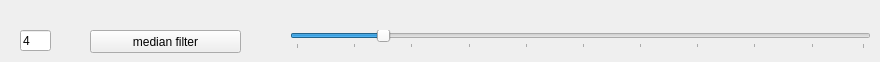
     <widget class="QWidget" name="tab_5">
      <attribute name="title">
       <string>Median Blur</string>
      </attribute>
      <widget class="QSlider" name="hSlider_median">
       <property name="geometry">
        <rect>
         <x>290</x>
         <y>30</y>
         <width>581</width>
         <height>19</height>
        </rect>
       </property>
       <property name="focusPolicy">
        <enum>Qt::TabFocus</enum>
       </property>
       <property name="accessibleDescription">
        <string/>
       </property>
       <property name="minimum">
        <number>0</number>
       </property>
       <property name="maximum">
        <number>99</number>
       </property>
       <property name="pageStep">
        <number>10</number>
       </property>
       <property name="value">
        <number>15</number>
       </property>
       <property name="sliderPosition">
        <number>15</number>
       </property>
       <property name="orientation">
        <enum>Qt::Horizontal</enum>
       </property>
       <property name="tickPosition">
        <enum>QSlider::TicksBelow</enum>
       </property>
       <property name="tickInterval">
        <number>10</number>
       </property>
      </widget>
      <widget class="QPushButton" name="medianButton">
       <property name="geometry">
        <rect>
         <x>90</x>
         <y>30</y>
         <width>151</width>
         <height>23</height>
        </rect>
       </property>
       <property name="text">
        <string>median filter</string>
       </property>
      </widget>
      <widget class="QLineEdit" name="medianBox">
       <property name="geometry">
        <rect>
         <x>20</x>
         <y>30</y>
         <width>31</width>
         <height>21</height>
        </rect>
       </property>
       <property name="text">
        <string>4</string>
       </property>
      </widget>
     </widget>
